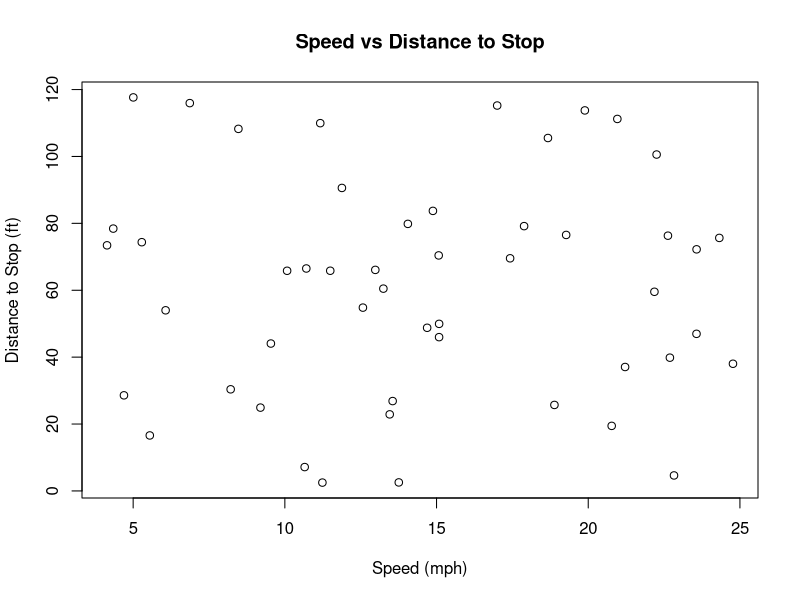

Here is the R script that generated this plot: (Note: this script raises an error after producing the figure.)
data(package = .packages(all.available = TRUE))
View(cars)

#HYPOTHESIS:
#The higher the speed, the longer distance it will take the car to stop.

# First, I check the max and min speeds and distances recorded.
max(cars$speed)
#25
min(cars$speed)
#4

max(cars$dist)
#120
min(cars$dist)
#2

speed <- runif(50, min = 4, max = 25)  #Speed  in mph 
speed
#[1]  4.425983 16.364728 14.822864 10.931572 22.209409  7.693130  4.094965 10.346188 13.061048 22.294263 24.289455 11.948724 
#[13]  4.536825 23.358465 16.066882 16.512139 13.088613 17.968930 20.509444  9.585384 21.436379 24.010439  9.159499 22.878454
#[25]  7.828041 19.010222  8.855162 16.668598 20.582728 20.354106 16.823687 19.640853 12.593370 24.110514 18.134584 19.521724
#[37] 10.818193 18.451393 20.748165 23.982866  7.903718 17.193679  9.658846  5.410746  8.160227  6.495671  5.113037 13.760372
#[49]  5.688037  7.250290

distance_to_stop <- runif(50, min = 2, max = 120)  #Distance to stop in feet 
distance_to_stop
#[1]  26.336159  60.405128   4.878632  28.231883  95.659718  74.125068  82.098227  42.240019 116.448963 102.123329  99.556476
#[12]  28.815986  10.322927  37.549813  27.536548  57.080446  96.137759  50.182088   3.936975  61.880659  55.773717  79.016984
#[23]  98.590889  83.701738  78.436608  14.921215  49.976485   3.402266  37.257142  30.996912  54.326295  74.470648 112.016052
#[34]  81.153987  44.984494  22.641191  55.929837  53.513728  40.784566  83.011511  25.852557 102.921432 106.984782  96.150964
#[45]   7.115535  32.046714  41.667936  73.094586  83.687691  58.214523


# I chose the "Pearson correlation coefficient" statistical test, followed by a linear regression

correlation_coefficient <- cor(speed, distance_to_stop)
print(paste("Pearson Correlation Coefficient:", correlation_coefficient))
#[1] "Pearson Correlation Coefficient: 0.0750818182791755"

linear_model <- lm(distance_to_stop ~ speed)
summary(linear_model)
# Call:
# lm(formula = distance_to_stop ~ speed)

# Residuals:
#   Min      1Q  Median      3Q     Max 
# -56.078 -26.605  -2.866  23.094  59.237 

# Coefficients:
#   Estimate Std. Error t value Pr(>|t|)    
# (Intercept)  52.2981    11.4217   4.579 3.33e-05 ***
#   speed         0.3762     0.7213   0.522    0.604    
---
#  Signif. codes:  0 ‘***’ 0.001 ‘**’ 0.01 ‘*’ 0.05 ‘.’ 0.1 ‘ ’ 1

# Residual standard error: 32.15 on 48 degrees of freedom
# Multiple R-squared:  0.005637,	Adjusted R-squared:  -0.01508 
# F-statistic: 0.2721 on 1 and 48 DF,  p-value: 0.6043


# Plotting:
plot(speed, distance_to_stop, xlab = 'Speed (mph)', ylab = 'Distance to Stop (ft)', main = 'Speed vs Distance to Stop')

#making the graph more understandable to sight
plot(speed, distance_to_stop, 
     xlab = 'Speed (mph)', 
     ylab = 'Distance to Stop (ft)', 
     main = 'Speed vs Distance to Stop',
     pch = 16,
     col = gray(.0, .5))
grid()                             

abline(linear_model, col = 'red')  # Regression line

###RESULTS: 
#As we can see, the Pearson correlation coefficient value is significantly close to zero, 
#meaning that there is almost no correlation between the variables.
#Also, we can see this in the in the plotted graph with the regression line. 
#The hypothesis is not true. 
#The values of the speed of the cars aren't proportionally related to the distance it takes the cars to stop.
#To check the real correlation between these, we would have to study other variables aswell.
